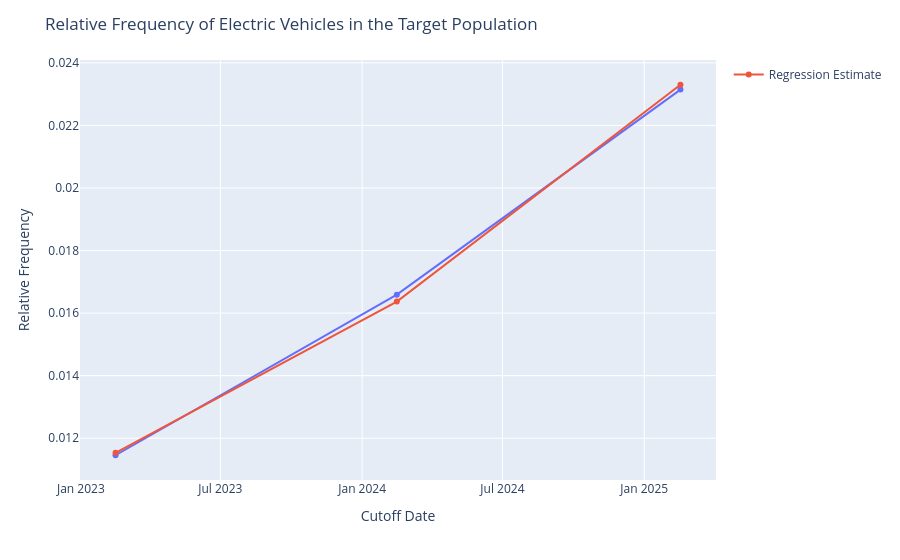

The cell this chart's notebook holds for it:
### Code cell
x = elec_regs.select("cutoff_date").collect().to_series()
y = elec_regs.select("p").collect().to_series()
fig = px.line(
    x=x, 
    y=y, 
    markers="lines+markers"
)
fig.add_trace(
    go.Scatter(
        name="Regression Estimate",
        x=x,
        y=elec_regs_ols_preds_orig
    )
)
fig.update_layout(
    title="Relative Frequency of Electric Vehicles in the Target Population",
    xaxis=dict(title="Cutoff Date"),
    yaxis=dict(title="Relative Frequency")
)

### Figure 1 — Plotly figure (JSON) as saved in the notebook; plotly's stock layout.template omitted (floating-point values rounded to 4 significant figures)
{"data": [{"hovertemplate": "x=%{x}<br>y=%{y}<extra></extra>", "legendgroup": "", "line": {"color": "#636efa", "dash": "solid"}, "marker": {"symbol": "circle"}, "mode": "lines+markers", "name": "", "orientation": "v", "showlegend": false, "type": "scatter", "x": ["2023-02-15T00:00:00", "2024-02-15T00:00:00", "2025-02-17T00:00:00"], "xaxis": "x", "y": [0.01145, 0.01659, 0.02315], "yaxis": "y"}, {"name": "Regression Estimate", "type": "scatter", "x": ["2023-02-15", "2024-02-15", "2025-02-17"], "y": [0.01153, 0.01637, 0.0233]}], "layout": {"legend": {"tracegroupgap": 0}, "margin": {"t": 60}, "title": {"text": "Relative Frequency of Electric Vehicles in the Target Population"}, "xaxis": {"anchor": "y", "domain": [0, 1], "title": {"text": "Cutoff Date"}}, "yaxis": {"anchor": "x", "domain": [0, 1], "title": {"text": "Relative Frequency"}}}}
